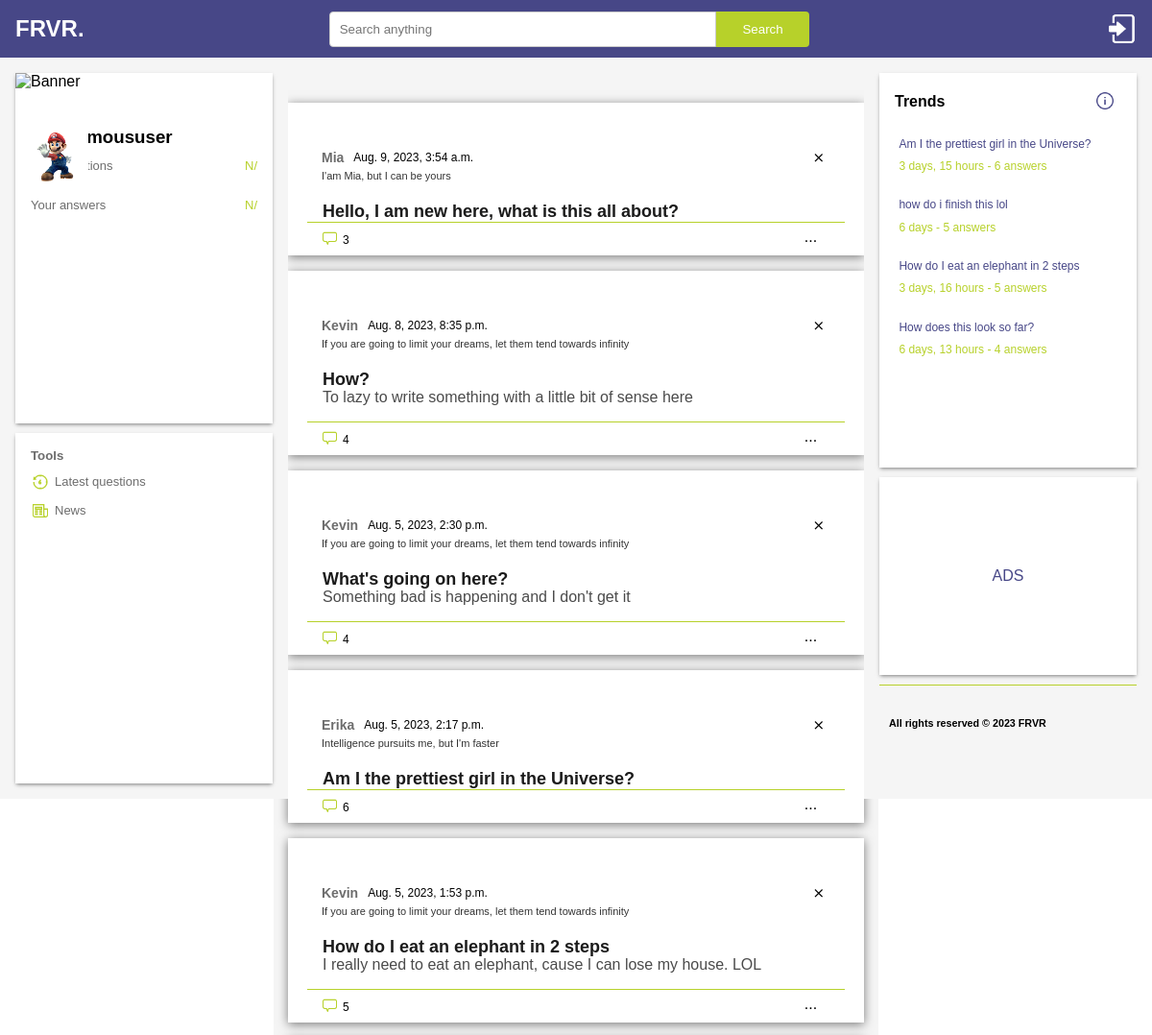
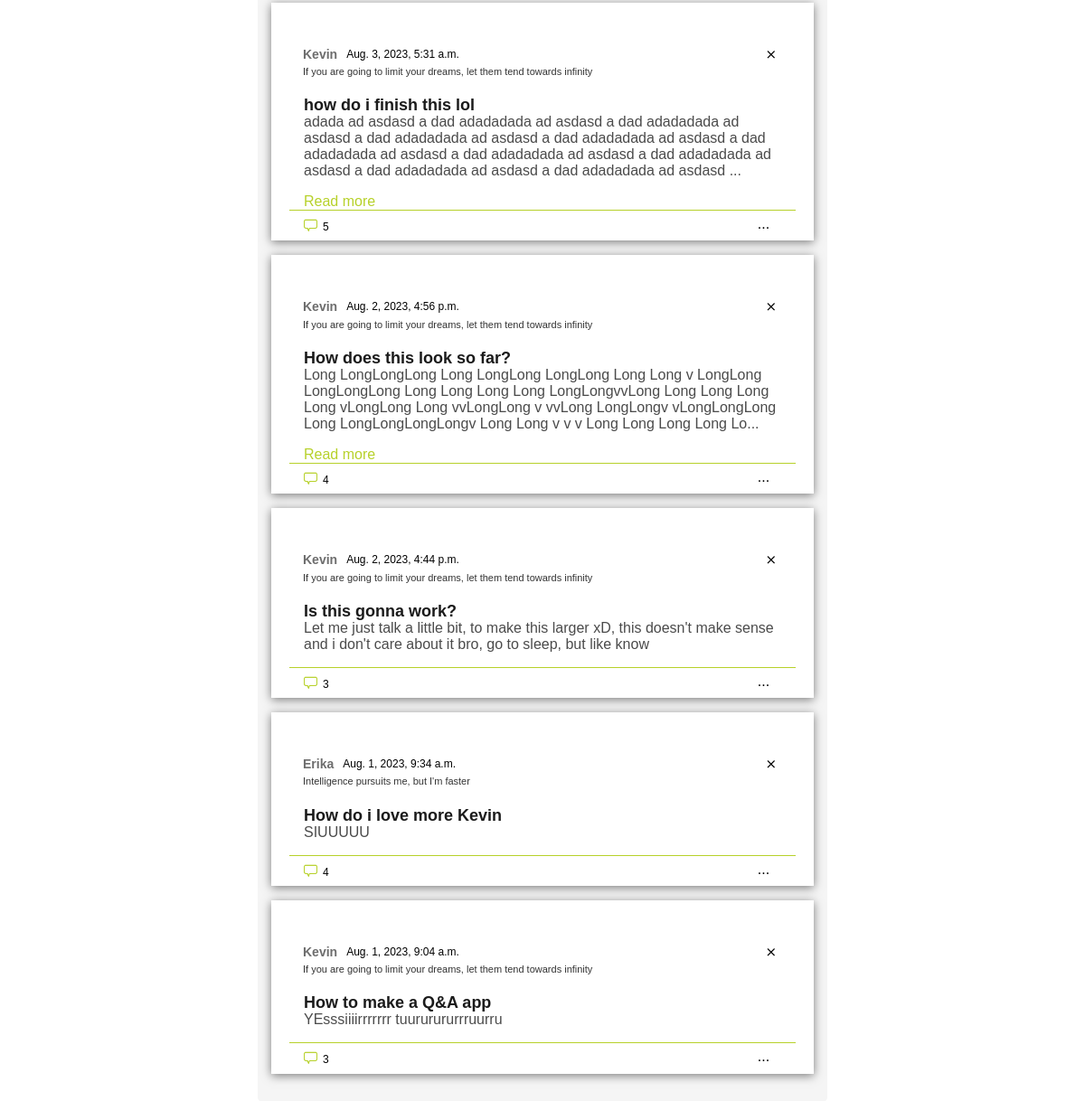
The page / on the database its author committed (2 pictures, top to bottom).
### FRVR/models.py (models this page shows, shortened)
class Question(models.Model):
    id = models.AutoField(primary_key=True)
    title = models.CharField(max_length=100, blank=False)
    text = models.TextField(blank=True)
    publication_date = models.DateTimeField(auto_now_add=True)
    user = models.ForeignKey(User, on_delete=models.CASCADE, related_name="user_questions")
    too_long = False
    def summary(self, n=250):
        if len(self.text) > n:
            self.too_long = True
            return self.text[:n] + '...'
        return self.text
    def __str__(self):
        return self.title

class UserProfile(models.Model):
    id = models.AutoField(primary_key=True)
    user = models.OneToOneField(User, on_delete=models.CASCADE)
    bio = models.TextField(default='This is my bio')
    banner = models.ImageField(default='FRVR/static/images/banner.jpg')
    pic = models.ImageField(default='FRVR/static/images/profile_picture.png')

### FRVR/views.py (the view, shortened to what this page needs)
# urls.py: path('', views.Home.as_view(), name='home'),
class Home(ListView):
    template_name = 'home.html'
    context_object_name = 'questions'
    model = Question
    def get_context_data(self, **kwargs):
        context = super().get_context_data(**kwargs)
        if self.request.method == 'GET':
            search_value = self.request.GET.get('query') or ''
            if search_value:
                context['questions'] = context['questions'].filter(title__icontains=search_value)
                context['search_value'] = search_value
        if self.request.user.is_authenticated:
            user_questions = Question.objects.all()
            context['question_count'] = user_questions.filter(user=self.request.user).count()
            context['answer_count'] = 0
            for question in user_questions:
                context['answer_count'] += question.answers.filter(user=self.request.user).count()
        context['popular_questions'] = Question.objects.annotate(
            num_answers=Count('answers')
        ).order_by('-num_answers')[:4]
        return context

### FRVR/templates/home.html (shortened to what this page needs)
{% load static %}
<!DOCTYPE html>
<html lang="en">
<head>
    <link rel="stylesheet" href="{% static 'css/home.css' %}">
</head>
<body>
<header class="nav">
    <nav>
        <div class="logo">
            <h1>FRVR.</h1>
        </div>
        <div class="search">
            {% include 'components/search-form.html' %}
        </div>
        <div class="auth">
            {% if request.user.is_authenticated %}
                <a href="logout" class="logout-btn">
                    <img class="logout-icon" src="{% static 'images/logout.png' %}" alt="logout">
                </a>
            {% else %}
                <a href="login" class="login-btn">
                    <img class="login-icon" src="{% static 'images/login.png' %}" alt="login">
                </a>
            {% endif %}
        </div>
    </nav>
</header>
<div class="container">
    <aside class="left-bar" aria-label="left-bar">
        <section class="profile-section">
            <header class="profile-section__pictures">
                <div class="banner-container">
                    <img id="banner" src="{% static 'images/banner.jpg' %}" alt="Banner" width="100%">
                </div>
                <div class="profile-picture">
                    <img id="profile-picture" src="{% static 'images/profile_picture.png' %}" alt="Profile picture"
                         width="100%">
                </div>
            </header>
            <div class="profile-section__info">
                <div class="profile-section__info__user-container">
                    <h3 class="profile-section__info__username">{{ request.user|title }}</h3>
                </div>
                <div class="profile-section__info__statics-container">
                    <div class="profile-section__info__statics-container__questions">
                        <p>Your questions</p>
                        {% if request.user.is_authenticated %}
                            <span id="questions-counter">{{ question_count }}</span>
                        {% else %}
                            <span id="questions-counter">N/</span>
                        {% endif %}
                    </div>
                    <div class="profile-section__info__statics-container__answers">
                        <p>Your answers</p>
                        {% if request.user.is_authenticated %}
                            <span id="answers-counter">{{ answer_count }}</span>
                        {% else %}
                            <span id="answers-counter">N/</span>
                        {% endif %}
                    </div>
                </div>
            </div>
        </section>
        <section class="left-bar__tools-section">
            <h5>Tools</h5>
            <a href="#" class="latest">
                <img src="{% static 'images/latest.png' %}" alt="Latest" width="20px">Latest questions
            </a>
            <a href="#" class="news">
                <img src="{% static 'images/news.png' %}" alt="News" width="20px"> News
            </a>
        </section>
    </aside>
    <main>
        <section class="questions-list">
            {% for question in questions reversed %}
                <article class="question" id="{{ question.id }}">
                    <header>
                        <div class="meta">
                            <div class="info-pub">
                                <p class="username">{{ question.user.username|title }}</p>
                                <p class="date">{{ question.publication_date }}</p>
                                <button class="x">&#x2A2F;</button>
                            </div>
                            <p class="bio">{{ question.user.userprofile.bio|truncatechars:100 }}</p>
                        </div>
                    </header>
                    <div class="question-body">
                        <h2 class="question-title">{{ question.title }}</h2>
                        <p class="question-text">{{ question.summary }}</p>
                        {% if question.too_long %}
                            <a href="" class="read-more" data-summary="{{ question.summary }}"
                               data-fulltext="{{ question.text }}">Read more</a>
                        {% endif %}
                    </div>
                    <footer>
                        <div class="comment-section-container">
                            <section class="comment-section">
                                <button id="{{ question.id }}" class="show-answers">
                                    <img src="{% static 'images/comment.png' %}" alt="comment" class="comment">
                                </button>
                                <span class="count" id="count-{{ question.id }}">{{ question.answers.all.count }}</span>
                            </section>
                            <span class="useless">...</span>
                        </div>
                    </footer>
                </article>
            {% endfor %}
        </section>
    </main>
    <aside class="right-bar" aria-label="right-bar">
        <section class="trends">
            <header>
                <h4>Trends</h4>
                <button><img src="{% static 'images/info.png' %}" width="22px" alt="info"></button>
            </header>
            <article class="trends-list">
                {% for question in popular_questions %}
                    <div>
                        <a href="#{{ question.id }}">{{ question }}</a>
                        <p>
                            {{ question.publication_date|timesince }}
                            - <span>{{ question.answers.all.count }}</span> answers
                        </p>
                    </div>
                {% endfor %}
            </article>
        </section>
        <section class="ads">
            <div class="ads-box">
                <a href="#">ADS</a>
            </div>
        </section>
        <footer>
            <h6>All rights reserved &copy; 2023 FRVR</h6>
        </footer>
    </aside>
</div>
{% load static %}
</body>
</html>

### FRVR/components/search-form.html (shortened to what this page needs)
<form action="" method="get">
    <input type="text" name="query" placeholder="Search anything" value="{{ search_value }}">
    <button type="submit">Search</button>
</form>

### rows shown on the page
Question: user.username "Mia", publication_date "Aug. 9, 2023, 3:54 a.m.", user.userprofile.bio "I'am Mia, but I can be yours", title "Hello, I am new here, what is this all about?", answers.all.count "3"
Question: user.username "Kevin", publication_date "Aug. 8, 2023, 8:35 p.m.", user.userprofile.bio "If you are going to limit your dreams, let them tend towards infinity", title "How?", summary "To lazy to write something with a little bit of sense here", answers.all.count "4"
Question: user.username "Kevin", publication_date "Aug. 5, 2023, 2:30 p.m.", user.userprofile.bio "If you are going to limit your dreams, let them tend towards infinity", title "What's going on here?", summary "Something bad is happening and I don't get it", answers.all.count "4"
Question: user.username "Erika", publication_date "Aug. 5, 2023, 2:17 p.m.", user.userprofile.bio "Intelligence pursuits me, but I'm faster", title "Am I the prettiest girl in the Universe?", answers.all.count "6", publication_date "3 days, 15 hours"
Question: user.username "Kevin", publication_date "Aug. 5, 2023, 1:53 p.m.", user.userprofile.bio "If you are going to limit your dreams, let them tend towards infinity", title "How do I eat an elephant in 2 steps", summary "I really need to eat an elephant, cause I can lose my house. LOL", answers.all.count "5", publication_date "3 days, 16 hours"
Question: user.username "Kevin", publication_date "Aug. 3, 2023, 5:31 a.m.", user.userprofile.bio "If you are going to limit your dreams, let them tend towards infinity", title "how do i finish this lol", summary "adada ad asdasd a dad adadadada ad asdasd a dad adadadada ad asdasd a dad adadadada ad asdasd a dad adadadada ad asdasd a dad adadadada ad asdasd a dad adadadada ad asdasd a dad adadadada ad asdasd a dad adadadada ad asdasd a dad adadadada ad asdasd ...", answers.all.count "5", publication_date "6 days"
Question: user.username "Kevin", publication_date "Aug. 2, 2023, 4:56 p.m.", user.userprofile.bio "If you are going to limit your dreams, let them tend towards infinity", title "How does this look so far?", summary "Long LongLongLong Long LongLong LongLong Long Long v LongLong LongLongLong Long Long Long Long LongLongvvLong Long Long Long Long vLongLong Long vvLongLong v vvLong LongLongv vLongLongLong Long LongLongLongLongv Long Long v v v Long Long Long Long Lo...", answers.all.count "4", publication_date "6 days, 13 hours"
Question: user.username "Kevin", publication_date "Aug. 2, 2023, 4:44 p.m.", user.userprofile.bio "If you are going to limit your dreams, let them tend towards infinity", title "Is this gonna work?", summary "Let me just talk a little bit, to make this larger xD, this doesn't make sense and i don't care about it bro, go to sleep, but like know", answers.all.count "3"
Question: user.username "Erika", publication_date "Aug. 1, 2023, 9:34 a.m.", user.userprofile.bio "Intelligence pursuits me, but I'm faster", title "How do i love more Kevin", summary "SIUUUUU", answers.all.count "4"
Question: user.username "Kevin", publication_date "Aug. 1, 2023, 9:04 a.m.", user.userprofile.bio "If you are going to limit your dreams, let them tend towards infinity", title "How to make a Q&A app", summary "YEsssiiiirrrrrrr tuururururrruurru", answers.all.count "3"

### other values the page prints
{{ request.user|title }} "Anonymoususer"
